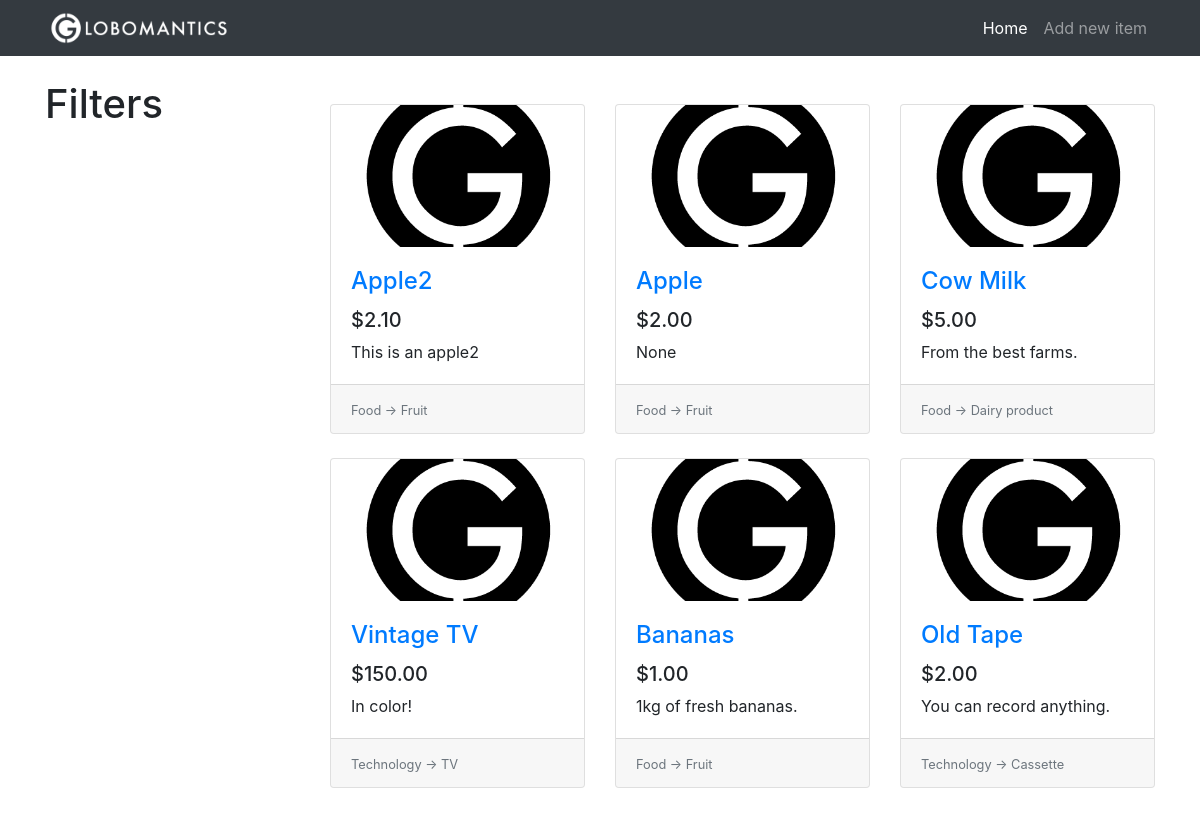
Before: / with the older database file.
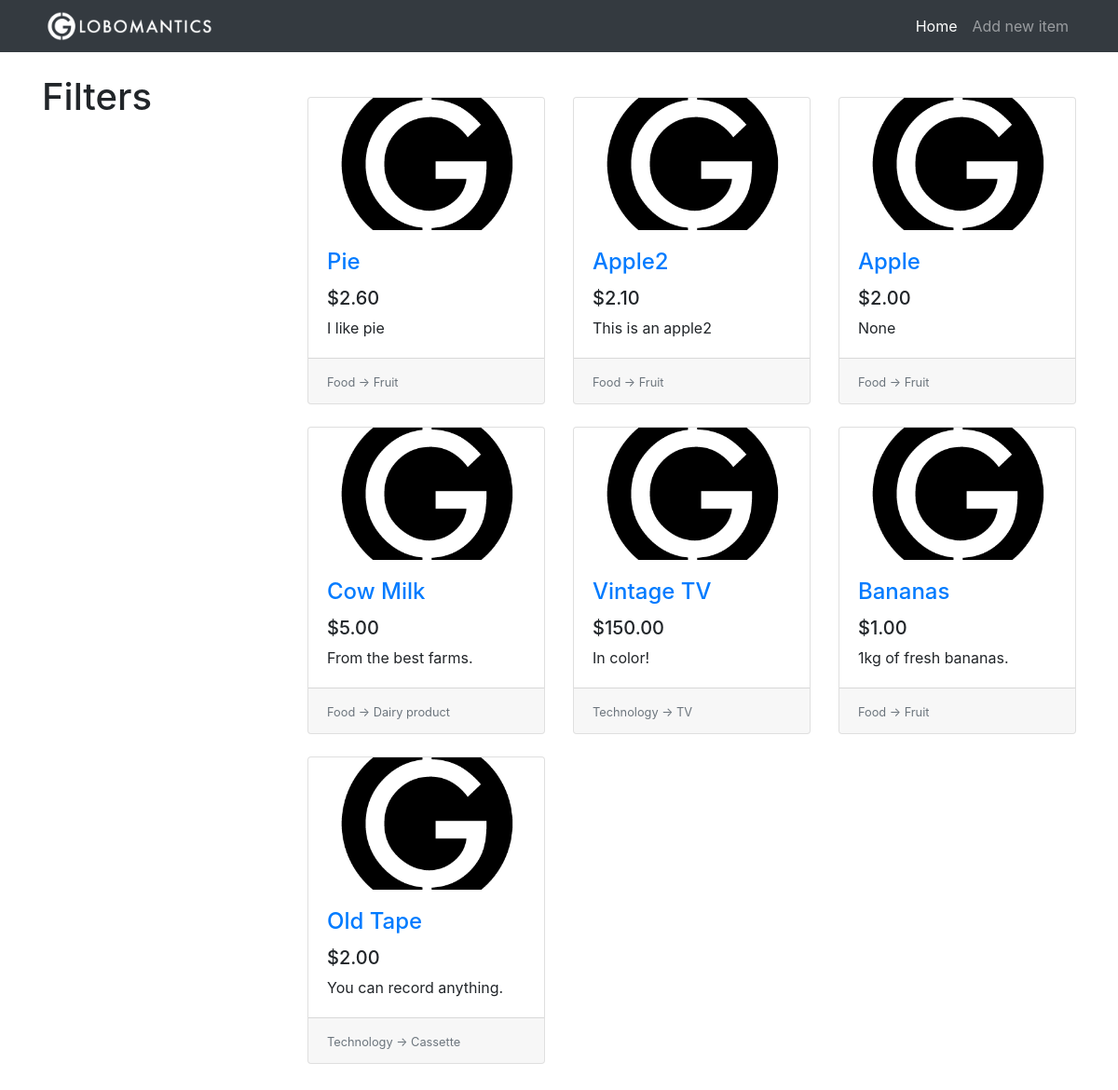
After: the same page with the newer database file.
### tables this page shows
CREATE TABLE items(
                    id              INTEGER PRIMARY KEY AUTOINCREMENT,
                    title           TEXT,
                    description     TEXT,
                    price           REAL,
                    image           TEXT,
                    category_id     INTEGER,
                    subcategory_id  INTEGER,
                    FOREIGN KEY(category_id) REFERENCES categories(id),
                    FOREIGN KEY(subcategory_id) REFERENCES subcategories(id)
);

CREATE TABLE categories(
                    id              INTEGER PRIMARY KEY AUTOINCREMENT,
                    name            TEXT
);

CREATE TABLE subcategories(
                    id              INTEGER PRIMARY KEY AUTOINCREMENT,
                    name            TEXT,
                    category_id     INTEGER,
                    FOREIGN KEY(category_id) REFERENCES categories(id)
);

### app.py (the view)
@app.route("/")
def home():
    conn = get_db()
    c = conn.cursor()
    items_from_db = c.execute("""SELECT
                    i.id, i.title, i.description, i.price, i.image, c.name, s.name
                    FROM
                    items AS i
                    INNER JOIN categories AS c ON i.category_id = c.id
                    INNER JOIN subcategories AS s ON i.subcategory_id  = s.id
                    ORDER BY i.id DESC
    """)
    items = []
    for row in items_from_db:
        item = {
            "id": row[0],
            "title": row[1],
            "description": row[2],
            "price": row[3],
            "image": row[4],
            "category": row[5],
            "subcategory": row[6]
        }
        items.append(item)
    return render_template("home.html", items=items)

### app.py (called while the page is built)
def get_db():
    db = getattr(g, "_database", None)
    if db is None:
        db = g._database = sqlite3.connect("db/globomantics.db")
    return db

@app.teardown_appcontext
def close_connection(exception):
    db = getattr(g, "_database", None)
    if db is not None:
        db.close()

### templates/home.html
{% extends 'base.html' %}
{% set active_page = 'home' %}
{% block content %}
    <div class="row">
        <div class="col-lg-3">
            <div class="my-4">
                <h1>Filters</h1>
            </div>
        </div>
        <div class="col-lg-9">
            <div class="row my-5 card-wrapper">
                {% if items %}
                {% for item in items %}
                <div class="col-lg-4 col-md-6 mb-4">
                    <div class="card h-100">
                        <div class="embed-responsive embed-responsive-16by9">
                            <a href="#">
                                <img class="card-img-top embed-responsive-item" src="{{ url_for('static', filename='images/placeholder.png') }}">
                            </a>
                        </div>
                        <div class="card-body">
                            <h4 class="card-title">
                                <a href="#">{{ item.title }}</a>
                            </h4>
                            <h5>{{ "$%.2f" | format(item.price) }}</h5>
                            <p class="card-text">{{ item.description }}</p>
                        </div>
                        <div class="card-footer">
                            <small class="text-muted">
                                {{ item.category }} -> {{ item.subcategory }}
                            </small>
                        </div>
                    </div>
                </div>
                {% endfor %}
                {% else %}
                <h1 class="offset-lg-3">No items to show.</h1>
                {% endif %}
            </div>
        </div>
    </div>
{% endblock %}

### templates/base.html (shortened to what this page needs)
<!DOCTYPE html>
<html lang="en">
<head>
    <link rel="stylesheet" href="https://stackpath.bootstrapcdn.com/bootstrap/4.4.1/css/bootstrap.min.css">
    <link rel="stylesheet" href="{{ url_for('static', filename='css/style.css') }}">
</head>
<body>
    <nav class="navbar navbar-expand-lg navbar-dark bg-dark fixed-top">
        <div class="container">
            <a href="{{ url_for('home') }}" class="navbar-brand">
                <img src="{{ url_for('static', filename='images/logo.png') }}" height="40px">
            </a>
            <div class="collapse navbar-collapse" id="navbarResponsive">
                <ul class="navbar-nav ml-auto">
                    <li class="nav-item {{ 'active' if active_page == 'home' else '' }}">
                        <a href="{{ url_for('home') }}" class="nav-link">Home</a>
                    </li>
                    <li class="nav-item {{ 'active' if active_page == 'new_item' else '' }}">
                        <a href="{{ url_for('new_item') }}" class="nav-link">Add new item</a>
                    </li>
                </ul>
            </div>
        </div>
    </nav>
    <div class="container">
    {% block content %}{% endblock %}
    </div>
</body>
</html>

### static/css/style.css (style rules this page uses)
body { padding-top: 56px; }
.navbar-brand { padding-top: 0rem; padding-bottom: 0rem; }
.card-img-top { object-fit: cover; }

Changed rows visible on the page:
added items: title "Pie", price "$2.60", description "I like pie", category "Food", subcategory "Fruit"
